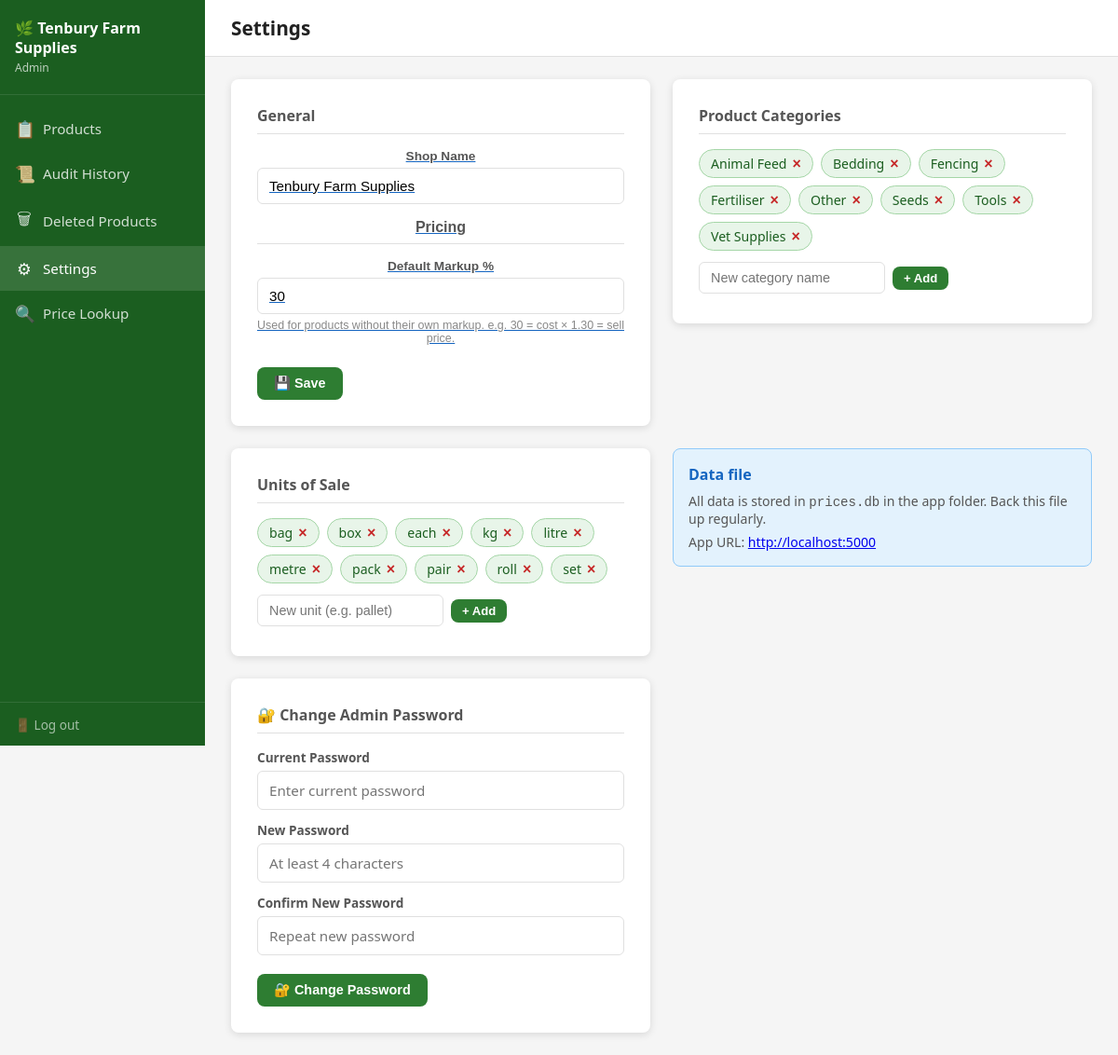
Screenshot of /admin/settings (signed in) with the database file from the repository.
### tables this page shows
CREATE TABLE settings (
            key   TEXT PRIMARY KEY,
            value TEXT NOT NULL
        );

CREATE TABLE categories (
            id    INTEGER PRIMARY KEY AUTOINCREMENT,
            name  TEXT NOT NULL UNIQUE
        );

CREATE TABLE units (
            id    INTEGER PRIMARY KEY AUTOINCREMENT,
            name  TEXT NOT NULL UNIQUE
        );

### app.py (the view, shortened to what this page needs)
@app.route("/admin/settings", methods=["GET", "POST"])
@require_admin
def admin_settings():
    db = get_db()
    settings   = {r["key"]: r["value"] for r in db.execute("SELECT * FROM settings").fetchall()}
    categories = [r["name"] for r in db.execute("SELECT name FROM categories ORDER BY name").fetchall()]
    units      = [r["name"] for r in db.execute("SELECT name FROM units ORDER BY name").fetchall()]
    return render_template("admin_settings.html",
                           settings=settings,
                           categories=categories,
                           units=units,
                           shop_name=settings.get("shop_name", ""))

### app.py (called while the page is built)
def require_admin(f):
    @wraps(f)
    def decorated(*args, **kwargs):
        if not session.get("admin_logged_in"):
            flash("Please log in to access the admin panel.", "info")
            return redirect(url_for("admin_login"))
        return f(*args, **kwargs)
    return decorated

def get_db():
    if "db" not in g:
        g.db = sqlite3.connect(DB_PATH)
        g.db.row_factory = sqlite3.Row
        g.db.execute("PRAGMA journal_mode=WAL")
    return g.db

### templates/admin_settings.html (shortened to what this page needs)
<!DOCTYPE html>
<html lang="en">
<head>
  <link rel="stylesheet" href="{{ url_for('static', filename='css/style.css') }}">
</head>
<body>
<div class="admin-layout">
  <aside class="admin-sidebar">
    <div class="sidebar-brand">
      <h2>🌿 {{ shop_name }}</h2>
      <div class="brand-sub">Admin</div>
    </div>
    <nav class="sidebar-nav">
      <a href="{{ url_for('admin_products') }}">
        <span class="nav-icon">📋</span> Products
      </a>
      <a href="{{ url_for('admin_history') }}">
        <span class="nav-icon">📜</span> Audit History
      </a>
      <a href="{{ url_for('admin_deleted_products') }}">
        <span class="nav-icon">🗑</span> Deleted Products
      </a>
      <a href="{{ url_for('admin_settings') }}" class="active">
        <span class="nav-icon">⚙</span> Settings
      </a>
      <a href="{{ url_for('index') }}" target="_blank">
        <span class="nav-icon">🔍</span> Price Lookup
      </a>
    </nav>
    <div class="sidebar-footer">
      <a href="{{ url_for('admin_logout') }}">🚪 Log out</a>
    </div>
  </aside>
  <div class="admin-main">
    <div class="admin-topbar">
      <h1>Settings</h1>
    </div>
    <div class="admin-content">
      <div class="settings-grid">
      <div class="settings-card">
        <h3>General</h3>
        <form method="POST"><button type="button" style="float:right;background:none;border:none;cursor:pointer;color:var(--blue);font-size:0.85rem;text-decoration:underline" onclick="location.reload()">
          <div class="form-group" style="margin-bottom:16px">
            <label for="shop_name">Shop Name</label>
            <input type="text" id="shop_name" name="shop_name"
                   value="{{ settings.shop_name }}" required>
          </div>
          <h3>Pricing</h3>
          <div class="form-group" style="margin-bottom:24px">
            <label for="default_markup">Default Markup %</label>
            <input type="number" id="default_markup" name="default_markup"
                   value="{{ settings.default_markup }}"
                   step="1" min="0" max="999" required>
            <span class="hint">
              Used for products without their own markup.
              e.g. 30 = cost × 1.30 = sell price.
            </span>
          </div>
          <button type="submit" class="btn btn-primary">💾 Save</button>
        </form>
      </div>
      <div class="settings-card">
        <h3>Product Categories</h3>
        <div class="tag-list" id="cat-list">
          {% for cat in categories %}
          <span class="tag" data-name="{{ cat }}">
            {{ cat }}
            <button class="tag-del" onclick="deleteCategory(this)" title="Remove">×</button>
          </span>
          {% endfor %}
        </div>
        <div class="add-tag-row">
          <input type="text" class="add-tag-input" id="new-cat-input"
                 placeholder="New category name"
                 onkeydown="if(event.key==='Enter'){addCategory();event.preventDefault();}">
          <button class="btn btn-primary btn-sm" onclick="addCategory()">+ Add</button>
        </div>
      </div>
      <div class="settings-card">
        <h3>Units of Sale</h3>
        <div class="tag-list" id="unit-list">
          {% for unit in units %}
          <span class="tag" data-name="{{ unit }}">
            {{ unit }}
            <button class="tag-del" onclick="deleteUnit(this)" title="Remove">×</button>
          </span>
          {% endfor %}
        </div>
        <div class="add-tag-row">
          <input type="text" class="add-tag-input" id="new-unit-input"
                 placeholder="New unit (e.g. pallet)"
                 onkeydown="if(event.key==='Enter'){addUnit();event.preventDefault();}">
          <button class="btn btn-primary btn-sm" onclick="addUnit()">+ Add</button>
        </div>
      </div>
      <div style="padding:16px;background:var(--blue-pale);border-radius:8px;border:1px solid #90caf9">
        <strong style="color:var(--blue)">Data file</strong>
        <p style="margin-top:8px;font-size:0.88rem;color:#555">
          All data is stored in <code>prices.db</code> in the app folder.
          Back this file up regularly.
        </p>
        <p style="margin-top:6px;font-size:0.88rem;color:#555">
          App URL: <a href="http://localhost:5000" target="_blank">http://localhost:5000</a>
        </p>
      </div>
      <div class="settings-card">
        <h3>🔐 Change Admin Password</h3>
        <form method="POST">
          <div class="form-group" style="margin-bottom:12px">
            <label for="current_password">Current Password</label>
            <input type="password" id="current_password" name="current_password"
                   placeholder="Enter current password" required autocomplete="current-password">
          </div>
          <div class="form-group" style="margin-bottom:12px">
            <label for="new_password">New Password</label>
            <input type="password" id="new_password" name="new_password"
                   placeholder="At least 4 characters" required autocomplete="new-password">
          </div>
          <div class="form-group" style="margin-bottom:20px">
            <label for="confirm_password">Confirm New Password</label>
            <input type="password" id="confirm_password" name="confirm_password"
                   placeholder="Repeat new password" required autocomplete="new-password">
          </div>
          <button type="submit" class="btn btn-primary">🔐 Change Password</button>
        </form>
      </div>
      </div>
    </div>
  </div>
</div>
</body>
</html>

### static/css/style.css (style rules this page uses)
:root { --green-dark: #1b5e20; --green-mid: #2e7d32; --green-light: #4caf50; --green-pale: #e8f5e9; --green-border: #a5d6a7; --amber: #ff8f00; --amber-pale: #fff8e1; --red: #c62828; --red-pale: #ffebee; --blue: #1565c0; --blue-pale: #e3f2fd; --text-dark: #212121; --text-mid: #555; --text-light: #888; --white: #ffffff; --grey-light: #f5f5f5; --grey-mid: #e0e0e0; --shadow: 0 2px 8px rgba(0,0,0,0.12); --radius: 8px; }
* { box-sizing: border-box; margin: 0; padding: 0; }
body { font-family: 'Segoe UI', Arial, sans-serif; background: var(--grey-light); color: var(--text-dark); min-height: 100vh; }
.admin-layout { display: flex; min-height: 100vh; overflow-x: hidden; }
.admin-sidebar { width: 220px; min-width: 220px; background: var(--green-dark); color: white; flex-shrink: 0; display: flex; flex-direction: column; position: sticky; top: 0; height: 100vh; overflow-y: auto; }
.sidebar-brand { padding: 20px 16px; border-bottom: 1px solid rgba(255,255,255,0.1); }
.sidebar-brand h2 { font-size: 1rem; font-weight: 700; line-height: 1.3; }
.sidebar-brand .brand-sub { font-size: 0.75rem; opacity: 0.7; margin-top: 2px; }
.sidebar-nav { flex: 1; padding: 12px 0; }
.sidebar-nav a { display: flex; align-items: center; gap: 10px; padding: 12px 16px; color: rgba(255,255,255,0.8); text-decoration: none; font-size: 0.95rem; transition: background 0.15s, color 0.15s; }
.sidebar-nav a:hover, .sidebar-nav a.active { background: rgba(255,255,255,0.12); color: white; }
.sidebar-nav a .nav-icon { font-size: 1.1rem; width: 20px; text-align: center; }
.sidebar-footer { padding: 12px 16px; border-top: 1px solid rgba(255,255,255,0.1); }
.sidebar-footer a { color: rgba(255,255,255,0.6); text-decoration: none; font-size: 0.85rem; }
.admin-main { flex: 1; min-width: 0; display: flex; flex-direction: column; }
.admin-topbar { background: white; border-bottom: 1px solid var(--grey-mid); padding: 16px 28px; display: flex; align-items: center; justify-content: space-between; position: sticky; top: 0; z-index: 10; }
.admin-topbar h1 { font-size: 1.3rem; font-weight: 600; color: var(--text-dark); }
.admin-content { flex: 1; padding: 24px 28px; overflow-y: auto; max-width: 1400px; width: 100%; }
.btn { display: inline-flex; align-items: center; gap: 6px; padding: 9px 18px; border-radius: var(--radius); font-size: 0.9rem; font-weight: 600; cursor: pointer; border: none; text-decoration: none; transition: filter 0.15s, transform 0.1s; white-space: nowrap; }
.btn-primary { background: var(--green-mid); color: white; }
.btn-sm { padding: 5px 12px; font-size: 0.82rem; }
.form-group { display: flex; flex-direction: column; gap: 5px; }
.form-group label { font-size: 0.85rem; font-weight: 600; color: var(--text-mid); }
.form-group input, .form-group select, .form-group textarea { padding: 10px 12px; border: 1px solid var(--grey-mid); border-radius: 6px; font-size: 0.95rem; outline: none; transition: border-color 0.15s; font-family: inherit; }
.form-group .hint { font-size: 0.78rem; color: var(--text-light); }
.settings-card { background: white; border-radius: var(--radius); box-shadow: var(--shadow); padding: 28px; max-width: 480px; }
.settings-card h3 { font-size: 1rem; color: var(--text-mid); margin-bottom: 16px; padding-bottom: 8px; border-bottom: 1px solid var(--grey-mid); }
.settings-grid { display: grid; grid-template-columns: repeat(auto-fit, minmax(320px, 1fr)); gap: 24px; align-items: start; }

### templates/admin_settings.html (style rules this page uses)
.tag-list { display: flex; flex-wrap: wrap; gap: 8px; margin-bottom: 12px; }
.tag { display: inline-flex; align-items: center; gap: 6px; padding: 5px 12px; background: var(--green-pale); border: 1px solid var(--green-border); border-radius: 20px; font-size: 0.88rem; color: var(--green-dark); }
.tag-del { cursor: pointer; color: var(--red); font-weight: 700; background: none; border: none; font-size: 1rem; line-height: 1; padding: 0; margin: 0; }
.add-tag-row { display: flex; gap: 8px; align-items: center; }
.add-tag-input { padding: 8px 12px; border: 1px solid var(--grey-mid); border-radius: 6px; font-size: 0.9rem; outline: none; width: 200px; }

### rows the page displays
settings: value "Tenbury Farm Supplies", shop_name "Tenbury Farm Supplies"
settings: default_markup "30"
categories: name "Animal Feed"
categories: name "Bedding"
categories: name "Fencing"
categories: name "Fertiliser"
categories: name "Other"
categories: name "Seeds"
categories: name "Tools"
categories: name "Vet Supplies"
units: name "bag"
units: name "box"
units: name "each"
units: name "kg"
units: name "litre"
units: name "metre"
units: name "pack"
units: name "pair"
units: name "roll"
units: name "set"
